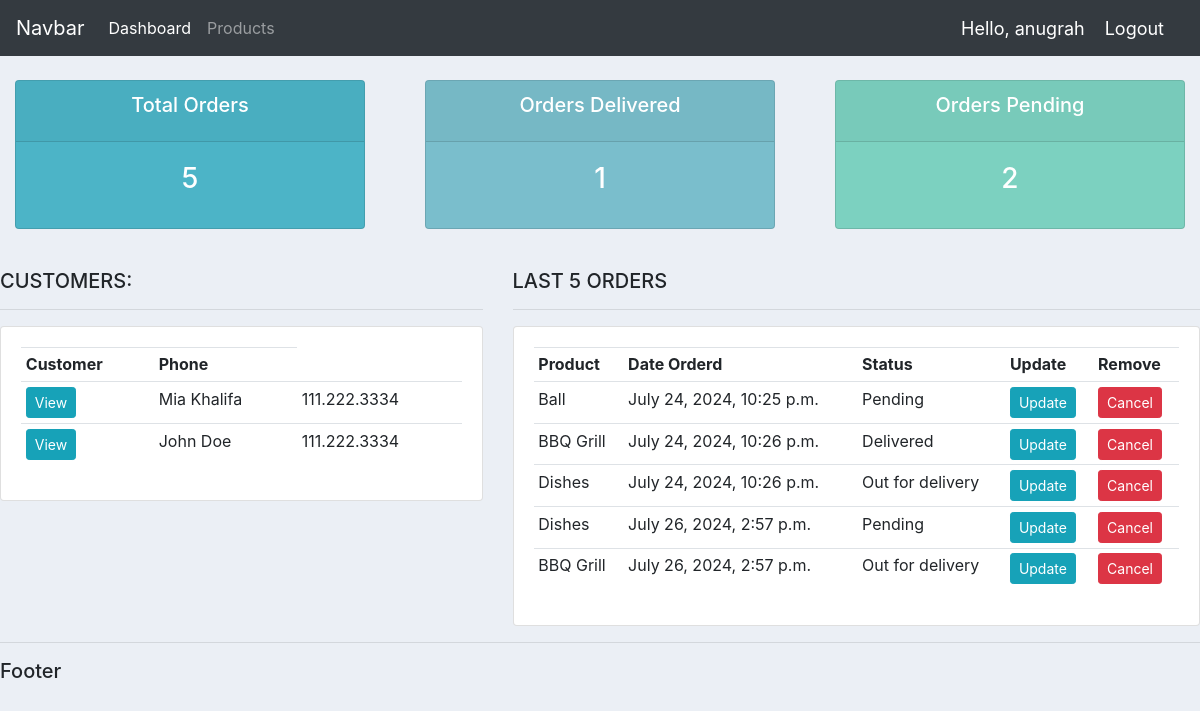
The app's page / (signed in) with its own data.
### accounts/models.py (models this page shows, shortened)
class Customer(models.Model):
    name = models.CharField(max_length=200, null=True)
    phone = models.CharField(max_length=200, null=True)
    email = models.CharField(max_length=200, null=True)
    date_created = models.DateTimeField(auto_now_add=True, null=True, blank=True)

class Order(models.Model):
    STATUS = (
        ('Pending', 'Pending'),
        ('Out for delivery', 'Out for delivery'),
        ('Delivered', 'Delivered'),
    )
    customer = models.ForeignKey(Customer, on_delete=models.SET_NULL, null=True)
    product = models.ForeignKey(Product, on_delete=models.SET_NULL, null=True)
    date_created = models.DateTimeField(auto_now_add=True, null=True, blank=True)
    status = models.CharField(max_length=200, null=True, choices=STATUS)

class Product(models.Model):
    CATEGORY = (
        ('Indoor', 'Indoor'),
        ('Outdoor', 'Outdoor'),
    )
    name = models.CharField(max_length=200, null=True)
    price = models.FloatField(null=True)
    category = models.CharField(max_length=200, null=True, choices=CATEGORY)
    description = models.TextField()
    date_created = models.DateTimeField(auto_now_add=True, null=True, blank=True)
    tags = models.ManyToManyField(Tag)
    def __str__(self):
        return self.name

### accounts/views.py (the view)
# urls.py: path('', views.home, name="home"),
@login_required(login_url='login')
def home (request):
    orders = Order.objects.all()
    customers = Customer.objects.all()
    total_customers = customers.count()
    total_orders = Order.objects.all().count()
    delivered = Order.objects.filter(status='Delivered').count()
    pending = Order.objects.filter(status='Pending').count()
    context = {'customers':customers, 'orders':orders, 'total_customers':total_customers,'total_orders':total_orders,
	'delivered':delivered, 'pending':pending}
    return render(request, 'accounts/dashboard.html', context)

### accounts/templates/accounts/dashboard.html
{% extends 'accounts/main.html' %}
{% block content %}
{% include 'accounts/status.html' %}
<br>
<div class="row">
	<div class="col-md-5">
		<h5>CUSTOMERS: </h5>
		<hr>
		<div class="card card-body">
			<table class="table table-sm">
				<tr>
					<th>Customer</th>
					<th>Phone</th>
				</tr>
				{% for customer in customers %}
					<tr>
						<td><a href="{% url 'customer' customer.id %}" class="btn btn-sm btn-info">View</a></td>
						<td>{{customer.name}}</td>
						<td>{{customer.phone}}</td>
					</tr>
				{% endfor %}
			</table>
		</div>
	</div>
	<div class="col-md-7">
		<h5>LAST 5 ORDERS</h5>
		<hr>
		<div class="card card-body">
			<table class="table table-sm">
				<tr>
					<th>Product</th>
					<th>Date Orderd</th>
					<th>Status</th>
					<th>Update</th>
					<th>Remove</th>
				</tr>
				{% for order in orders %}
					<tr>
						<td>{{order.product}}</td>
						<td>{{order.date_created}}</td>
						<td>{{order.status}}</td>
						<td><a class="btn btn-sm btn-info" href="{% url 'update_order' order.id %}">Update</a></td>
						<td><a class="btn btn-sm btn-danger" href="{% url 'delete_order' order.id %}">Cancel</a></td>
					</tr>
				{% endfor %}
			</table>
		</div>
	</div>
</div>
{% endblock %}

### accounts/templates/accounts/main.html (shortened to what this page needs)
{% load static %}
<!DOCTYPE html>
<html lang="en">
<head>
    <link rel="stylesheet" href="https://stackpath.bootstrapcdn.com/bootstrap/4.3.1/css/bootstrap.min.css">
    <link rel="stylesheet" href="{% static '/css/main.css' %}">
</head>
<body>
    {% include 'accounts/navbar.html' %}
    {% block content %}
    {%endblock%}
    <hr>
    <h5>Footer</h5>
</body>
</html>

### accounts/templates/accounts/navbar.html (shortened to what this page needs)
<nav class="navbar navbar-expand-lg navbar-dark bg-dark">
    <a class="navbar-brand" href="#">Navbar</a>
    <div class="collapse navbar-collapse" id="navbarNav">
      <ul class="navbar-nav">
        <li class="nav-item active">
          <a class="nav-link" href="{% url 'home' %}">Dashboard</a>
        </li>
        <li class="nav-item">
          <a class="nav-link" href="{% url 'products' %}">Products</a>
        </li>
      </ul>
    </div>
    <span class="hello-msg">Hello, {{request.user}}</span>
    <span><a class="hello-msg" href="{% url 'logout' %}">Logout</a></span>
  </nav>

### accounts/templates/accounts/status.html
<br>
<div class="row">
	<div class="col">
		<div class="col-md">
			<div class="card text-center text-white  mb-3" id="total-orders">
			  	<div class="card-header">
			  		<h5 class="card-title">Total Orders</h5>
			  	</div>
			  	<div class="card-body">
			    	<h3 class="card-title">{{total_orders}}</h3>
			  	</div>
			</div>
		</div>
	</div>
	<div class="col">
		<div class="col-md">
			<div class="card text-center text-white  mb-3" id="orders-delivered">
			  	<div class="card-header">
			  		<h5 class="card-title">Orders Delivered</h5>
			  	</div>
			  	<div class="card-body">
			    	<h3 class="card-title">{{delivered}}</h3>
			  	</div>
			</div>
		</div>
	</div>
	<div class="col">
		<div class="col-md">
			<div class="card text-center text-white  mb-3" id="orders-pending">
			  	<div class="card-header">
			  		<h5 class="card-title">Orders Pending</h5>
			  	</div>
			  	<div class="card-body">
			    	<h3 class="card-title">{{pending}}</h3>
			  	</div>
			</div>
		</div>
	</div>
</div>

### static/css/main.css (style rules this page uses)
body { background-color: #ebeff5; }
#total-orders { background-color: #4cb4c7; }
#orders-delivered { background-color: #7abecc; }
#orders-pending { background-color: #7CD1C0; }

### accounts/templates/accounts/navbar.html (style rules this page uses)
.hello-msg { font-size: 18px; color: #fff; margin-right: 20px; }

### records on screen
Customer: name "Mia Khalifa", phone "111.222.3334"
Customer: name "John Doe", phone "111.222.3334"
Order: product "Ball", date_created "July 24, 2024, 10:25 p.m.", status "Pending"
Order: product "BBQ Grill", date_created "July 24, 2024, 10:26 p.m.", status "Delivered"
Order: product "Dishes", date_created "July 24, 2024, 10:26 p.m.", status "Out for delivery"
Order: product "Dishes", date_created "July 26, 2024, 2:57 p.m.", status "Pending"
Order: product "BBQ Grill", date_created "July 26, 2024, 2:57 p.m.", status "Out for delivery"

### other values on screen
{{ request.user }} "anugrah"
{{ total_orders }} "5"
{{ delivered }} "1"
{{ pending }} "2"
